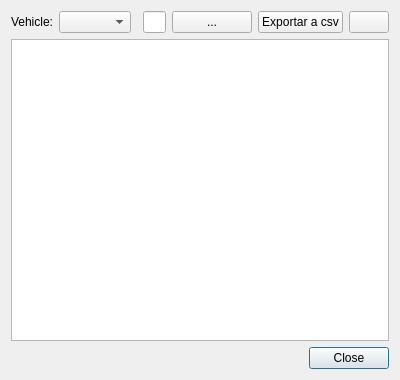
<?xml version="1.0" encoding="UTF-8"?>
<ui version="4.0">
 <class>Dialog</class>
 <widget class="QDialog" name="Dialog">
  <property name="geometry">
   <rect>
    <x>0</x>
    <y>0</y>
    <width>400</width>
    <height>380</height>
   </rect>
  </property>
  <property name="windowTitle">
   <string>Registre de residus</string>
  </property>
  <layout class="QGridLayout" name="gridLayout">
   <item row="2" column="0">
    <spacer name="horizontalSpacer">
     <property name="orientation">
      <enum>Qt::Horizontal</enum>
     </property>
     <property name="sizeHint" stdset="0">
      <size>
       <width>40</width>
       <height>20</height>
      </size>
     </property>
    </spacer>
   </item>
   <item row="2" column="1">
    <widget class="QPushButton" name="btn_close">
     <property name="text">
      <string>Close</string>
     </property>
    </widget>
   </item>
   <item row="0" column="0" colspan="2">
    <layout class="QGridLayout" name="gridLayout_2">
     <item row="0" column="5">
      <widget class="QPushButton" name="btn_export_load">
       <property name="text">
        <string>Exportar a csv</string>
       </property>
      </widget>
     </item>
     <item row="0" column="1">
      <widget class="QComboBox" name="cmb_filter_vehicle"/>
     </item>
     <item row="0" column="0">
      <widget class="QLabel" name="label">
       <property name="text">
        <string>Vehicle:</string>
       </property>
      </widget>
     </item>
     <item row="0" column="4">
      <widget class="QPushButton" name="btn_path">
       <property name="text">
        <string>...</string>
       </property>
      </widget>
     </item>
     <item row="0" column="3">
      <widget class="QLineEdit" name="txt_path">
       <property name="readOnly">
        <bool>true</bool>
       </property>
      </widget>
     </item>
     <item row="0" column="6">
      <widget class="QPushButton" name="btn_open_image">
       <property name="text">
        <string/>
       </property>
      </widget>
     </item>
     <item row="2" column="0" colspan="7">
      <widget class="QTableView" name="tbl_loads">
       <property name="sortingEnabled">
        <bool>true</bool>
       </property>
      </widget>
     </item>
    </layout>
   </item>
  </layout>
 </widget>
 <resources/>
 <connections/>
</ui>
